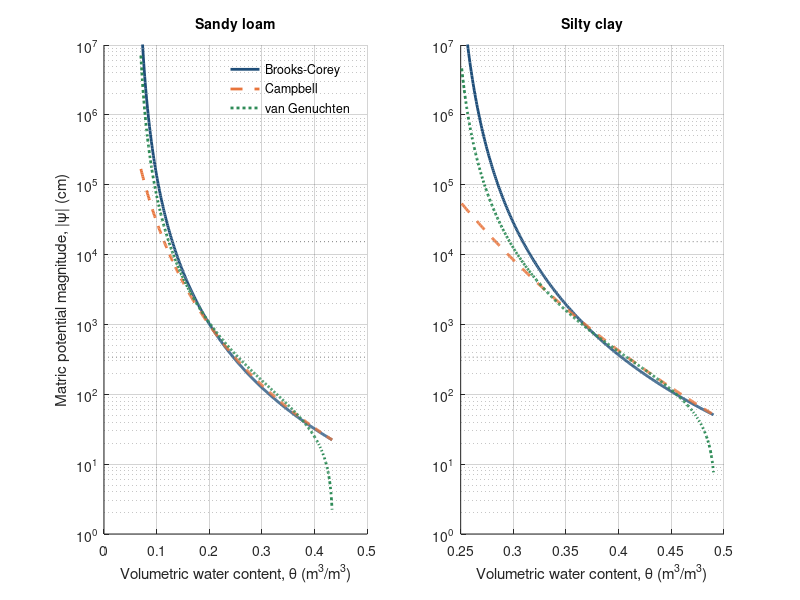

This figure's MATLAB source:
% Soil water retention curves: Brooks–Corey, Campbell and van Genuchten (sandy loam and silty clay)
% Chapter 7 draft; parameters from the chapter author (Figures_4_5_6_and_Table1_2026_10_02.xlsx, RetentionCurves sheet; Clapp & Hornberger 1978 / Rawls et al. parameter sets)
% Run: run retention_curve_models.m -> figure_matlab.png (MATLAB or GNU Octave)
clear; close all;
% Parameters (RetentionCurves sheet). psi_ae = air-entry (cm); b = pore-size exponent.
names = {'Sandy loam', 'Silty clay'};
phi = [0.435 0.492]; thr = [0.06 0.241]; psi_ae = [21.8 49]; b_bc = [3.9 4.4]; b_camp = [4.9 10.4]; alpha = [0.025 0.01]; n = [1.3 1.3];
figure('Visible', 'off', 'Position', [100 100 1000 460], 'Color', 'w');
for i = 1:2
  subplot(1, 2, i); hold on;
  th = linspace(thr(i) + 0.01, phi(i) - 0.002, 400);
  se = (th - thr(i)) / (phi(i) - thr(i)); m = 1 - 1 / n(i);
  h1 = plot(th, psi_ae(i) * se.^(-b_bc(i)), '-', 'Color', [0.122 0.306 0.475], 'LineWidth', 2);
  h2 = plot(th, psi_ae(i) * (th / phi(i)).^(-b_camp(i)), '--', 'Color', [0.91 0.455 0.231], 'LineWidth', 2);
  h3 = plot(th, (se.^(-1 / m) - 1).^(1 / n(i)) / alpha(i), ':', 'Color', [0.18 0.545 0.341], 'LineWidth', 2);
  plot(xlim, [340 340], ':', 'Color', [0.5 0.5 0.5]); plot(xlim, [15300 15300], ':', 'Color', [0.5 0.5 0.5]);
  set(gca, 'YScale', 'log'); ylim([1 1e7]); xlabel('Volumetric water content, \theta (m^3/m^3)');
  if i == 1, ylabel('Matric potential magnitude, |\psi| (cm)'); legend([h1 h2 h3], {'Brooks-Corey', 'Campbell', 'van Genuchten'}, 'Location', 'northeast'); legend boxoff; end
  title(names{i}, 'FontSize', 10); box off; grid on; set(gca, 'GridAlpha', 0.2);
end
print('-dpng', '-r150', 'figure_matlab.png');
